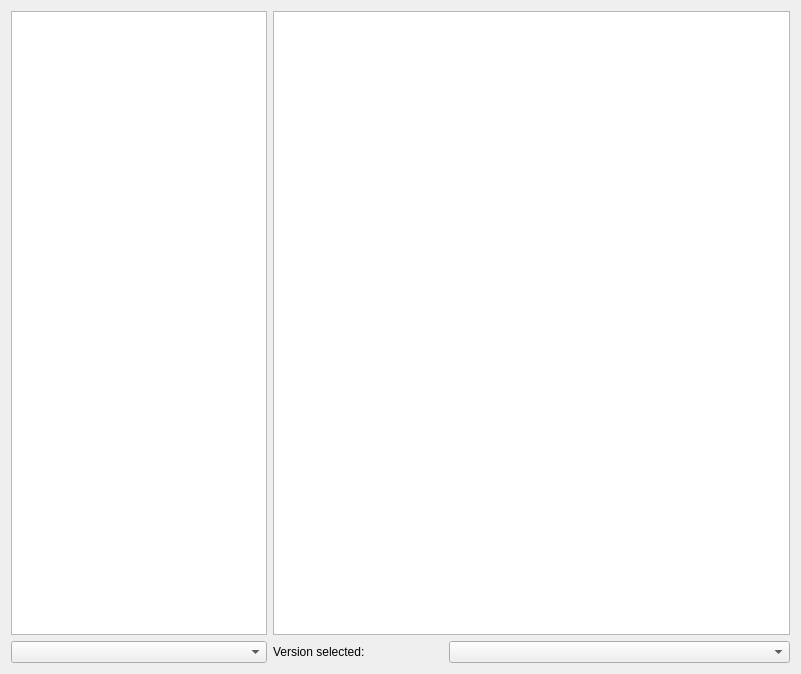
<?xml version="1.0" encoding="UTF-8"?>
<ui version="4.0">
 <class>FTBPage</class>
 <widget class="QWidget" name="FTBPage">
  <property name="geometry">
   <rect>
    <x>0</x>
    <y>0</y>
    <width>801</width>
    <height>674</height>
   </rect>
  </property>
  <layout class="QGridLayout" name="gridLayout">
   <item row="0" column="0">
    <widget class="QTreeView" name="packList">
     <property name="sizePolicy">
      <sizepolicy hsizetype="Preferred" vsizetype="Expanding">
       <horstretch>0</horstretch>
       <verstretch>0</verstretch>
      </sizepolicy>
     </property>
    </widget>
   </item>
   <item row="0" column="1" colspan="3">
    <widget class="QTextBrowser" name="modpackInfo"/>
   </item>
   <item row="1" column="0">
    <widget class="QComboBox" name="sortByBox">
     <property name="sizePolicy">
      <sizepolicy hsizetype="Preferred" vsizetype="Preferred">
       <horstretch>0</horstretch>
       <verstretch>0</verstretch>
      </sizepolicy>
     </property>
    </widget>
   </item>
   <item row="1" column="1">
    <widget class="QLabel" name="selectedVersionLabel">
     <property name="text">
      <string>Version selected:</string>
     </property>
     <property name="alignment">
      <set>Qt::AlignLeading|Qt::AlignLeft|Qt::AlignVCenter</set>
     </property>
    </widget>
   </item>
   <item row="1" column="2" colspan="2">
    <widget class="QComboBox" name="packVersionSelection">
     <property name="sizePolicy">
      <sizepolicy hsizetype="Preferred" vsizetype="Preferred">
       <horstretch>0</horstretch>
       <verstretch>0</verstretch>
      </sizepolicy>
     </property>
    </widget>
   </item>
  </layout>
 </widget>
 <resources/>
 <connections/>
</ui>
